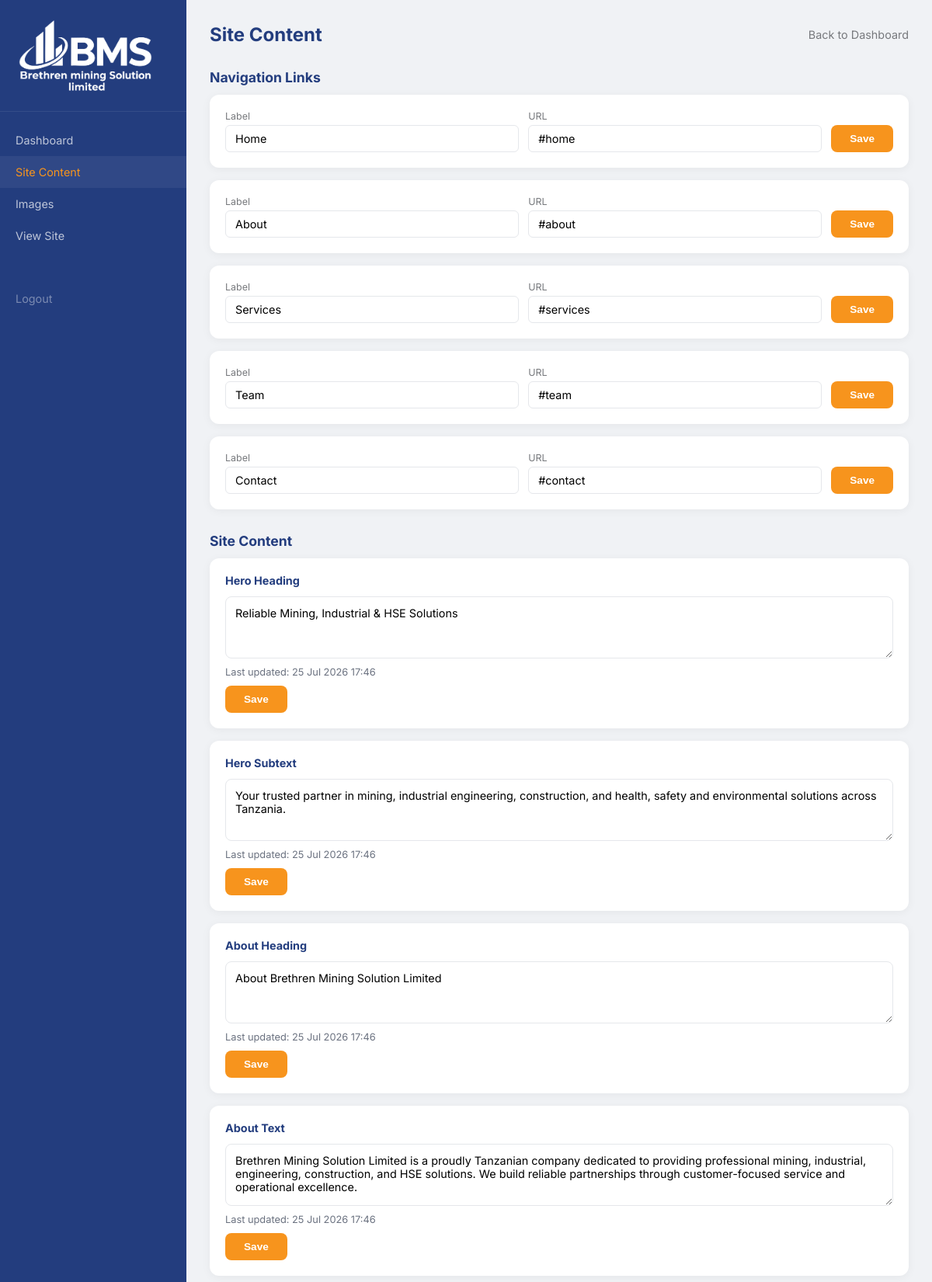
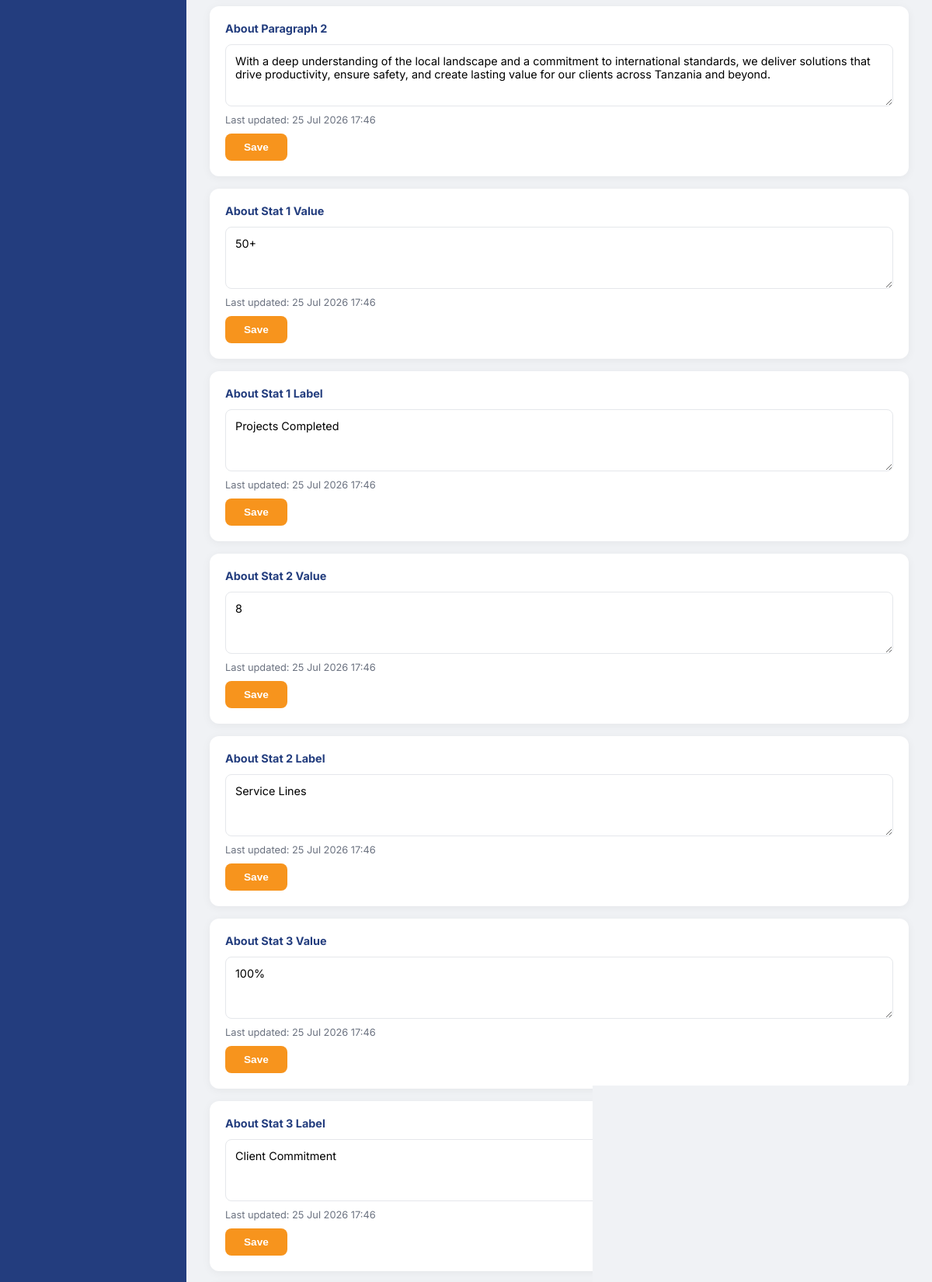
Screenshot of /admin/content.php (signed in, upper part) with the database file from the repository (2 pictures, top to bottom).
### tables this page shows
CREATE TABLE IF NOT EXISTS `nav_items` (
  `id` int(11) NOT NULL AUTO_INCREMENT,
  `label` varchar(100) NOT NULL,
  `href` varchar(255) NOT NULL,
  `sort_order` int(11) NOT NULL DEFAULT 0,
  `is_active` tinyint(1) NOT NULL DEFAULT 1,
  PRIMARY KEY (`id`)
);

CREATE TABLE IF NOT EXISTS `site_content` (
  `id` int(11) NOT NULL AUTO_INCREMENT,
  `page_section` varchar(100) NOT NULL,
  `content` text NOT NULL,
  `updated_at` timestamp NOT NULL DEFAULT CURRENT_TIMESTAMP ON UPDATE CURRENT_TIMESTAMP,
  PRIMARY KEY (`id`),
  UNIQUE KEY `page_section` (`page_section`)
);

### includes/config.php (called while the page is built, shortened)
<?php
function escape($str) {
    return htmlspecialchars($str, ENT_QUOTES, 'UTF-8');
}

### includes/database.php (called while the page is built, shortened)
<?php
require_once __DIR__ . '/config.php';
class Database {
    private static $instance = null;
    private $pdo;
    private function __construct() {
        $dsn = 'mysql:host=' . DB_HOST . ';dbname=' . DB_NAME . ';charset=utf8mb4';
        $this->pdo = new PDO($dsn, DB_USER, DB_PASS, [
            PDO::ATTR_ERRMODE => PDO::ERRMODE_EXCEPTION,
            PDO::ATTR_DEFAULT_FETCH_MODE => PDO::FETCH_ASSOC,
            PDO::ATTR_EMULATE_PREPARES => false,
        ]);
    }
    public static function getInstance() {
        if (self::$instance === null) {
            self::$instance = new self();
        }
        return self::$instance;
    }
    public function query($sql, $params = []) {
        $stmt = $this->pdo->prepare($sql);
        $stmt->execute($params);
        return $stmt;
    }
    public function fetchAll($sql, $params = []) {
        return $this->query($sql, $params)->fetchAll();
    }
}

### admin/content.php (the view, shortened to what this page needs)
<?php
require_once __DIR__ . '/../includes/config.php';
require_once __DIR__ . '/../includes/database.php';
$db = Database::getInstance();
$sections = $db->fetchAll('SELECT * FROM site_content ORDER BY id');
$navItems = $db->fetchAll('SELECT * FROM nav_items ORDER BY sort_order');
?><!DOCTYPE html>
<html lang="en">
<head>
</head>
<body>
    <div class="sidebar">
        <div class="sidebar-logo"><img src="../assets/images/logo-white.png" alt="<?= escape(SITE_NAME) ?>"></div>
        <a href="dashboard.php">Dashboard</a>
        <a href="content.php" class="active">Site Content</a>
        <a href="images.php">Images</a>
        <a href="../">View Site</a>
        <a href="logout.php" style="margin-top:40px;color:rgba(255,255,255,0.4);">Logout</a>
    </div>
    <div class="main">
        <div class="header-bar">
            <h1>Site Content</h1>
            <a href="dashboard.php">Back to Dashboard</a>
        </div>
        <h2 style="font-size:1.1rem;color:#233d7e;margin:24px 0 12px">Navigation Links</h2>
        <div class="content-list" style="margin-bottom:30px">
            <?php foreach ($navItems as $n): ?>
            <form method="post" class="content-item" style="display:flex;gap:12px;align-items:center;flex-wrap:wrap">
                <div style="flex:1;min-width:120px">
                    <label style="display:block;font-size:0.78rem;color:#77797d;margin-bottom:4px">Label</label>
                    <input type="text" name="nav_label" value="<?= escape($n['label']) ?>" style="width:100%;padding:8px 12px;border:1.5px solid #e5e7eb;border-radius:6px;font-family:inherit;font-size:0.9rem">
                </div>
                <div style="flex:1;min-width:120px">
                    <label style="display:block;font-size:0.78rem;color:#77797d;margin-bottom:4px">URL</label>
                    <input type="text" name="nav_href" value="<?= escape($n['href']) ?>" style="width:100%;padding:8px 12px;border:1.5px solid #e5e7eb;border-radius:6px;font-family:inherit;font-size:0.9rem">
                </div>
                <button type="submit" class="btn" style="margin-top:18px;white-space:nowrap">Save</button>
            </form>
            <?php endforeach; ?>
        </div>
        <h2 style="font-size:1.1rem;color:#233d7e;margin:24px 0 12px">Site Content</h2>
        <div class="content-list">
            <?php foreach ($sections as $s): ?>
            <form method="post" class="content-item">
                <h3><?= escape(str_replace('_', ' ', $s['page_section'])) ?></h3>
                <textarea name="content"><?= escape($s['content']) ?></textarea>
                <div class="hint">Last updated: <?= date('d M Y H:i', strtotime($s['updated_at'])) ?></div>
                <button type="submit" class="btn">Save</button>
            </form>
            <?php endforeach; ?>
        </div>
    </div>
</body>
</html>

### admin/content.php (style rules this page uses)
* { margin: 0; padding: 0; box-sizing: border-box; }
body { font-family: 'Inter', system-ui, sans-serif; background: #f0f2f5; display: flex; }
.sidebar { width: 240px; background: #233d7e; min-height: 100vh; padding: 24px 0; display: flex; flex-direction: column; }
.sidebar .sidebar-logo { padding: 0 20px 20px; border-bottom: 1px solid rgba(255,255,255,0.08); margin-bottom: 16px; }
.sidebar .sidebar-logo img { max-width: 180px; height: auto; }
.sidebar a { display: block; padding: 12px 20px; color: rgba(255,255,255,0.7); text-decoration: none; font-size: 0.9rem; }
.sidebar a:hover, .sidebar a.active { background: rgba(255,255,255,0.06); color: #F7941D; }
.main { flex: 1; padding: 30px; }
.header-bar { display: flex; justify-content: space-between; align-items: center; margin-bottom: 30px; }
.header-bar h1 { font-size: 1.5rem; color: #233d7e; }
.header-bar a { color: #77797d; text-decoration: none; font-size: 0.9rem; }
.content-list { display: grid; gap: 16px; }
.content-item { background: #fff; border-radius: 12px; padding: 20px; box-shadow: 0 2px 12px rgba(0,0,0,0.05); }
.content-item h3 { font-size: 0.9rem; color: #233d7e; margin-bottom: 12px; text-transform: capitalize; }
.content-item textarea { width: 100%; min-height: 80px; padding: 12px; border: 1.5px solid #e5e7eb; border-radius: 8px; font-family: inherit; font-size: 0.9rem; resize: vertical; }
.content-item .btn { margin-top: 10px; padding: 10px 24px; background: #F7941D; color: #fff; border: none; border-radius: 8px; font-size: 0.85rem; font-weight: 600; cursor: pointer; }
.content-item .hint { font-size: 0.8rem; color: #6B7280; margin-top: 6px; }

### rows the page displays
nav_items: nav_label "Home", nav_href "#home"
nav_items: nav_label "About", nav_href "#about"
nav_items: nav_label "Services", nav_href "#services"
nav_items: nav_label "Team", nav_href "#team"
nav_items: nav_label "Contact", nav_href "#contact"
site_content: page_section "Hero Heading", content "Reliable Mining, Industrial & HSE Solutions", updated_at "25 Jul 2026 17:46"
site_content: page_section "Hero Subtext", content "Your trusted partner in mining, industrial engineering, construction, and health, safety and environmental solutions across Tanzania.", updated_at "25 Jul 2026 17:46"
site_content: page_section "About Heading", content "About Brethren Mining Solution Limited", updated_at "25 Jul 2026 17:46"
site_content: page_section "About Text", content "Brethren Mining Solution Limited is a proudly Tanzanian company dedicated to providing professional mining, industrial, engineering, construction, and HSE solutions. We build reliable partnerships through customer-focused service and operational excellence.", updated_at "25 Jul 2026 17:46"
site_content: page_section "About Paragraph 2", content "With a deep understanding of the local landscape and a commitment to international standards, we deliver solutions that drive productivity, ensure safety, and create lasting value for our clients across Tanzania and beyond.", updated_at "25 Jul 2026 17:46"
site_content: page_section "About Stat 1 Value", content "50+", updated_at "25 Jul 2026 17:46"
site_content: page_section "About Stat 1 Label", content "Projects Completed", updated_at "25 Jul 2026 17:46"
site_content: page_section "About Stat 2 Value", content "8", updated_at "25 Jul 2026 17:46"
site_content: page_section "About Stat 2 Label", content "Service Lines", updated_at "25 Jul 2026 17:46"
site_content: page_section "About Stat 3 Value", content "100%", updated_at "25 Jul 2026 17:46"
site_content: page_section "About Stat 3 Label", content "Client Commitment", updated_at "25 Jul 2026 17:46"
